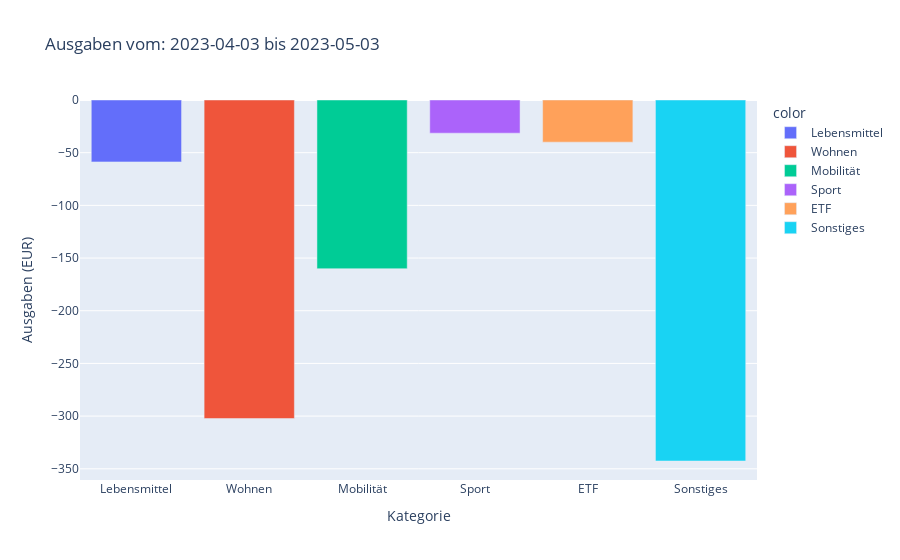

Write notebook code for a chart like this one.
### Code cell
expenses = total_expenses(df)

Expenses_Chart = px.bar(x = expenses.keys(), y = expenses.values(), 
                                      title = "Ausgaben vom: " + df['Wertstellungstag'].iloc[-1]
                                      + " bis " + df['Wertstellungstag'].iloc[0], color=expenses.keys())
Expenses_Chart.update_yaxes(title = 'Ausgaben (EUR)', visible = True, showticklabels = True)
Expenses_Chart.update_xaxes(title = 'Kategorie', visible = True, showticklabels = True)
Expenses_Chart.show()

### Figure 1 — Plotly figure (JSON) as saved in the notebook; plotly's stock layout.template omitted (floating-point values rounded to 4 significant figures)
{"data": [{"alignmentgroup": "True", "hovertemplate": "color=Lebensmittel<br>x=%{x}<br>y=%{y}<extra></extra>", "legendgroup": "Lebensmittel", "marker": {"color": "#636efa", "pattern": {"shape": ""}}, "name": "Lebensmittel", "offsetgroup": "Lebensmittel", "orientation": "v", "showlegend": true, "textposition": "auto", "type": "bar", "x": ["Lebensmittel"], "xaxis": "x", "y": [-58.77], "yaxis": "y"}, {"alignmentgroup": "True", "hovertemplate": "color=Wohnen<br>x=%{x}<br>y=%{y}<extra></extra>", "legendgroup": "Wohnen", "marker": {"color": "#EF553B", "pattern": {"shape": ""}}, "name": "Wohnen", "offsetgroup": "Wohnen", "orientation": "v", "showlegend": true, "textposition": "auto", "type": "bar", "x": ["Wohnen"], "xaxis": "x", "y": [-302.3], "yaxis": "y"}, {"alignmentgroup": "True", "hovertemplate": "color=Mobilität<br>x=%{x}<br>y=%{y}<extra></extra>", "legendgroup": "Mobilität", "marker": {"color": "#00cc96", "pattern": {"shape": ""}}, "name": "Mobilität", "offsetgroup": "Mobilität", "orientation": "v", "showlegend": true, "textposition": "auto", "type": "bar", "x": ["Mobilität"], "xaxis": "x", "y": [-160.1], "yaxis": "y"}, {"alignmentgroup": "True", "hovertemplate": "color=Sport<br>x=%{x}<br>y=%{y}<extra></extra>", "legendgroup": "Sport", "marker": {"color": "#ab63fa", "pattern": {"shape": ""}}, "name": "Sport", "offsetgroup": "Sport", "orientation": "v", "showlegend": true, "textposition": "auto", "type": "bar", "x": ["Sport"], "xaxis": "x", "y": [-31.48], "yaxis": "y"}, {"alignmentgroup": "True", "hovertemplate": "color=ETF<br>x=%{x}<br>y=%{y}<extra></extra>", "legendgroup": "ETF", "marker": {"color": "#FFA15A", "pattern": {"shape": ""}}, "name": "ETF", "offsetgroup": "ETF", "orientation": "v", "showlegend": true, "textposition": "auto", "type": "bar", "x": ["ETF"], "xaxis": "x", "y": [-40], "yaxis": "y"}, {"alignmentgroup": "True", "hovertemplate": "color=Sonstiges<br>x=%{x}<br>y=%{y}<extra></extra>", "legendgroup": "Sonstiges", "marker": {"color": "#19d3f3", "pattern": {"shape": ""}}, "name": "Sonstiges", "offsetgroup": "Sonstiges", "orientation": "v", "showlegend": true, "textposition": "auto", "type": "bar", "x": ["Sonstiges"], "xaxis": "x", "y": [-342.6], "yaxis": "y"}], "layout": {"barmode": "relative", "legend": {"title": {"text": "color"}, "tracegroupgap": 0}, "title": {"text": "Ausgaben vom: 2023-04-03 bis 2023-05-03"}, "xaxis": {"anchor": "y", "domain": [0, 1], "showticklabels": true, "title": {"text": "Kategorie"}, "visible": true}, "yaxis": {"anchor": "x", "domain": [0, 1], "showticklabels": true, "title": {"text": "Ausgaben (EUR)"}, "visible": true}}}
